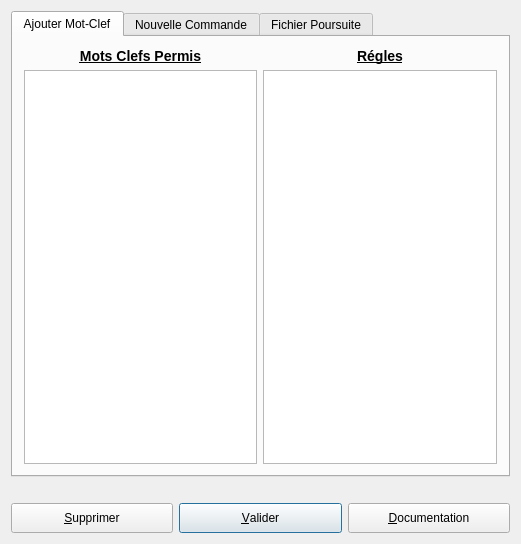
<ui version="4.0" >
 <class>DPour</class>
 <widget class="QWidget" name="DPour" >
  <property name="geometry" >
   <rect>
    <x>0</x>
    <y>0</y>
    <width>521</width>
    <height>544</height>
   </rect>
  </property>
  <property name="minimumSize" >
   <size>
    <width>505</width>
    <height>0</height>
   </size>
  </property>
  <property name="windowTitle" >
   <string>DMacro</string>
  </property>
  <layout class="QGridLayout" >
   <item row="0" column="0" colspan="3" >
    <widget class="QTabWidget" name="TWChoix" >
     <property name="currentIndex" >
      <number>0</number>
     </property>
     <widget class="QWidget" name="MotClef" >
      <property name="geometry" >
       <rect>
        <x>0</x>
        <y>0</y>
        <width>499</width>
        <height>433</height>
       </rect>
      </property>
      <attribute name="title" >
       <string>Ajouter Mot-Clef</string>
      </attribute>
      <layout class="QGridLayout" name="gridLayout_4" >
       <item row="0" column="0" >
        <widget class="QLabel" name="textLabel1" >
         <property name="minimumSize" >
          <size>
           <width>0</width>
           <height>0</height>
          </size>
         </property>
         <property name="text" >
          <string>&lt;h3>&lt;p align="center">&lt;u>&lt;b>Mots Clefs Permis&lt;/b>&lt;/u>&lt;/p>&lt;/h3></string>
         </property>
         <property name="wordWrap" >
          <bool>false</bool>
         </property>
        </widget>
       </item>
       <item row="0" column="1" >
        <widget class="QLabel" name="textLabel1_2" >
         <property name="text" >
          <string>&lt;h3>&lt;p align="center">&lt;u>&lt;b>Régles&lt;/b>&lt;/u>&lt;/p>&lt;/h3></string>
         </property>
         <property name="wordWrap" >
          <bool>false</bool>
         </property>
        </widget>
       </item>
       <item row="1" column="0" >
        <widget class="QListWidget" name="LBMCPermis" >
         <property name="minimumSize" >
          <size>
           <width>0</width>
           <height>0</height>
          </size>
         </property>
        </widget>
       </item>
       <item row="1" column="1" >
        <widget class="QListWidget" name="LBRegles" />
       </item>
      </layout>
     </widget>
     <widget class="QWidget" name="Commande" >
      <property name="geometry" >
       <rect>
        <x>0</x>
        <y>0</y>
        <width>499</width>
        <height>433</height>
       </rect>
      </property>
      <attribute name="title" >
       <string>Nouvelle Commande</string>
      </attribute>
      <layout class="QGridLayout" name="gridLayout_3" >
       <item row="0" column="0" colspan="3" >
        <widget class="QLabel" name="textLabel1_4" >
         <property name="text" >
          <string>&lt;b>&lt;u>Commandes :&lt;/u>&lt;/b></string>
         </property>
         <property name="wordWrap" >
          <bool>false</bool>
         </property>
        </widget>
       </item>
       <item rowspan="2" row="0" column="3" >
        <widget class="QGroupBox" name="groupBox" >
         <property name="title" >
          <string>Affichage</string>
         </property>
         <layout class="QGridLayout" name="gridLayout" >
          <item row="0" column="0" >
           <widget class="QRadioButton" name="RBalpha" >
            <property name="text" >
             <string>alphabétique</string>
            </property>
            <property name="checked" >
             <bool>true</bool>
            </property>
           </widget>
          </item>
          <item row="1" column="0" >
           <widget class="QRadioButton" name="RBGroupe" >
            <property name="text" >
             <string>par groupe</string>
            </property>
           </widget>
          </item>
         </layout>
        </widget>
       </item>
       <item row="1" column="0" >
        <widget class="QLabel" name="textLabel6" >
         <property name="minimumSize" >
          <size>
           <width>50</width>
           <height>30</height>
          </size>
         </property>
         <property name="text" >
          <string>Filtre</string>
         </property>
         <property name="wordWrap" >
          <bool>false</bool>
         </property>
        </widget>
       </item>
       <item row="1" column="1" >
        <widget class="QLineEdit" name="LEFiltre" >
         <property name="minimumSize" >
          <size>
           <width>160</width>
           <height>30</height>
          </size>
         </property>
        </widget>
       </item>
       <item row="1" column="2" >
        <widget class="QPushButton" name="pushButton" >
         <property name="text" >
          <string>Suivant</string>
         </property>
        </widget>
       </item>
       <item row="2" column="0" colspan="4" >
        <widget class="QListWidget" name="LBNouvCommande" />
       </item>
       <item row="3" column="0" colspan="4" >
        <widget class="QLabel" name="textLabel4" >
         <property name="text" >
          <string>La commande choisie sera ajoutée APRES la commande courante</string>
         </property>
         <property name="wordWrap" >
          <bool>false</bool>
         </property>
        </widget>
       </item>
      </layout>
     </widget>
     <widget class="QWidget" name="TabPage" >
      <property name="geometry" >
       <rect>
        <x>0</x>
        <y>0</y>
        <width>499</width>
        <height>433</height>
       </rect>
      </property>
      <attribute name="title" >
       <string>Fichier Poursuite</string>
      </attribute>
      <layout class="QGridLayout" name="gridLayout_2" >
       <item row="0" column="0" >
        <widget class="QLabel" name="textLabel1_3" >
         <property name="text" >
          <string>&lt;font size="+1">La commande POURSUITE requiert un nom de Fichier :&lt;/font></string>
         </property>
         <property name="wordWrap" >
          <bool>false</bool>
         </property>
        </widget>
       </item>
       <item row="1" column="0" >
        <widget class="QLineEdit" name="LENomFichier" >
         <property name="minimumSize" >
          <size>
           <width>470</width>
           <height>40</height>
          </size>
         </property>
        </widget>
       </item>
       <item row="2" column="0" >
        <spacer name="spacer1" >
         <property name="orientation" >
          <enum>Qt::Vertical</enum>
         </property>
         <property name="sizeType" >
          <enum>QSizePolicy::Expanding</enum>
         </property>
         <property name="sizeHint" stdset="0" >
          <size>
           <width>21</width>
           <height>190</height>
          </size>
         </property>
        </spacer>
       </item>
       <item row="3" column="0" >
        <layout class="QHBoxLayout" >
         <item>
          <spacer name="spacer3" >
           <property name="orientation" >
            <enum>Qt::Horizontal</enum>
           </property>
           <property name="sizeType" >
            <enum>QSizePolicy::Expanding</enum>
           </property>
           <property name="sizeHint" stdset="0" >
            <size>
             <width>331</width>
             <height>20</height>
            </size>
           </property>
          </spacer>
         </item>
         <item>
          <widget class="QPushButton" name="BBrowse" >
           <property name="sizePolicy" >
            <sizepolicy vsizetype="Fixed" hsizetype="Fixed" >
             <horstretch>0</horstretch>
             <verstretch>0</verstretch>
            </sizepolicy>
           </property>
           <property name="minimumSize" >
            <size>
             <width>140</width>
             <height>50</height>
            </size>
           </property>
           <property name="text" >
            <string>Edit</string>
           </property>
          </widget>
         </item>
        </layout>
       </item>
       <item row="4" column="0" >
        <spacer name="spacer1_2" >
         <property name="orientation" >
          <enum>Qt::Vertical</enum>
         </property>
         <property name="sizeType" >
          <enum>QSizePolicy::Expanding</enum>
         </property>
         <property name="sizeHint" stdset="0" >
          <size>
           <width>21</width>
           <height>87</height>
          </size>
         </property>
        </spacer>
       </item>
      </layout>
     </widget>
    </widget>
   </item>
   <item row="2" column="0" >
    <widget class="QPushButton" name="bSup" >
     <property name="minimumSize" >
      <size>
       <width>0</width>
       <height>30</height>
      </size>
     </property>
     <property name="toolTip" >
      <string>suppression du mot clef</string>
     </property>
     <property name="text" >
      <string>&amp;Supprimer</string>
     </property>
     <property name="shortcut" >
      <string>Alt+S</string>
     </property>
     <property name="autoDefault" >
      <bool>true</bool>
     </property>
    </widget>
   </item>
   <item row="2" column="1" >
    <widget class="QPushButton" name="bOk" >
     <property name="minimumSize" >
      <size>
       <width>0</width>
       <height>30</height>
      </size>
     </property>
     <property name="toolTip" >
      <string>validation de la saisie</string>
     </property>
     <property name="text" >
      <string>&amp;Valider</string>
     </property>
     <property name="shortcut" >
      <string>Shift+A, Alt+A, Alt+A, Alt+A</string>
     </property>
     <property name="autoDefault" >
      <bool>true</bool>
     </property>
     <property name="default" >
      <bool>true</bool>
     </property>
    </widget>
   </item>
   <item row="2" column="2" >
    <widget class="QPushButton" name="bHelp" >
     <property name="minimumSize" >
      <size>
       <width>0</width>
       <height>30</height>
      </size>
     </property>
     <property name="toolTip" >
      <string>affichage documentation aster</string>
     </property>
     <property name="text" >
      <string>&amp;Documentation</string>
     </property>
     <property name="shortcut" >
      <string>Alt+D</string>
     </property>
     <property name="autoDefault" >
      <bool>true</bool>
     </property>
    </widget>
   </item>
   <item row="1" column="0" colspan="3" >
    <widget class="QLabel" name="Commentaire" >
     <property name="text" >
      <string/>
     </property>
     <property name="wordWrap" >
      <bool>false</bool>
     </property>
    </widget>
   </item>
  </layout>
 </widget>
 <layoutdefault spacing="6" margin="11" />
 <pixmapfunction>qPixmapFromMimeSource</pixmapfunction>
 <tabstops>
  <tabstop>LEFiltre</tabstop>
  <tabstop>LENomFichier</tabstop>
  <tabstop>TWChoix</tabstop>
  <tabstop>LBMCPermis</tabstop>
  <tabstop>LBRegles</tabstop>
  <tabstop>LBNouvCommande</tabstop>
  <tabstop>RBalpha</tabstop>
  <tabstop>BBrowse</tabstop>
  <tabstop>bSup</tabstop>
  <tabstop>bOk</tabstop>
  <tabstop>bHelp</tabstop>
 </tabstops>
 <resources/>
 <connections/>
</ui>
